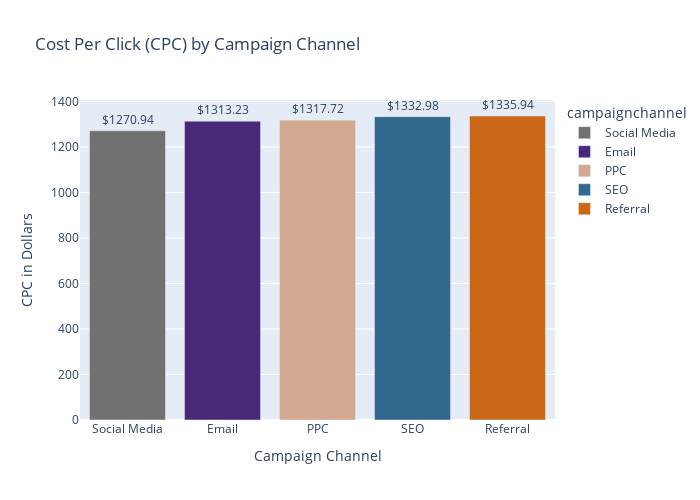

Notebook code for this chart:
### Code cell
fig = px.bar(df_cpc, x='campaignchannel', y='cpc',
             color='campaignchannel', text='cpc',
             title='Cost Per Click (CPC) by Campaign Channel',
            color_discrete_sequence=["#717171", "#482878", "#d2a990", "#31688e", "#cb6817"])

fig.update_traces(texttemplate='$%{text:.2f}', textposition='outside')
fig.update_layout(yaxis_title='CPC in Dollars', xaxis_title='Campaign Channel', height=500, width = 700)

# Save as PNG (or use .jpeg, .pdf, etc.)
fig.write_image("cpc.png")  
Image("cpc.png")
fig.show()

### Figure 1 — Plotly figure (JSON) as saved in the notebook; plotly's stock layout.template omitted (floating-point values rounded to 4 significant figures)
{"data": [{"hovertemplate": "campaignchannel=%{x}<br>cpc=%{text}<extra></extra>", "legendgroup": "Social Media", "marker": {"color": "#717171", "pattern": {"shape": ""}}, "name": "Social Media", "orientation": "v", "showlegend": true, "text": [1271.0], "textposition": "outside", "texttemplate": "$%{text:.2f}", "type": "bar", "x": ["Social Media"], "xaxis": "x", "y": [1271.0], "yaxis": "y"}, {"hovertemplate": "campaignchannel=%{x}<br>cpc=%{text}<extra></extra>", "legendgroup": "Email", "marker": {"color": "#482878", "pattern": {"shape": ""}}, "name": "Email", "orientation": "v", "showlegend": true, "text": [1313.0], "textposition": "outside", "texttemplate": "$%{text:.2f}", "type": "bar", "x": ["Email"], "xaxis": "x", "y": [1313.0], "yaxis": "y"}, {"hovertemplate": "campaignchannel=%{x}<br>cpc=%{text}<extra></extra>", "legendgroup": "PPC", "marker": {"color": "#d2a990", "pattern": {"shape": ""}}, "name": "PPC", "orientation": "v", "showlegend": true, "text": [1318.0], "textposition": "outside", "texttemplate": "$%{text:.2f}", "type": "bar", "x": ["PPC"], "xaxis": "x", "y": [1318.0], "yaxis": "y"}, {"hovertemplate": "campaignchannel=%{x}<br>cpc=%{text}<extra></extra>", "legendgroup": "SEO", "marker": {"color": "#31688e", "pattern": {"shape": ""}}, "name": "SEO", "orientation": "v", "showlegend": true, "text": [1333.0], "textposition": "outside", "texttemplate": "$%{text:.2f}", "type": "bar", "x": ["SEO"], "xaxis": "x", "y": [1333.0], "yaxis": "y"}, {"hovertemplate": "campaignchannel=%{x}<br>cpc=%{text}<extra></extra>", "legendgroup": "Referral", "marker": {"color": "#cb6817", "pattern": {"shape": ""}}, "name": "Referral", "orientation": "v", "showlegend": true, "text": [1336.0], "textposition": "outside", "texttemplate": "$%{text:.2f}", "type": "bar", "x": ["Referral"], "xaxis": "x", "y": [1336.0], "yaxis": "y"}], "layout": {"barmode": "relative", "height": 500, "legend": {"title": {"text": "campaignchannel"}, "tracegroupgap": 0}, "title": {"text": "Cost Per Click (CPC) by Campaign Channel"}, "width": 700, "xaxis": {"anchor": "y", "autorange": true, "categoryarray": ["Social Media", "Email", "PPC", "SEO", "Referral"], "categoryorder": "array", "domain": [0, 1], "range": [-0.5, 4.5], "title": {"text": "Campaign Channel"}, "type": "category"}, "yaxis": {"anchor": "x", "autorange": true, "domain": [0, 1], "range": [0, 1406.0], "title": {"text": "CPC in Dollars"}, "type": "linear"}}}
